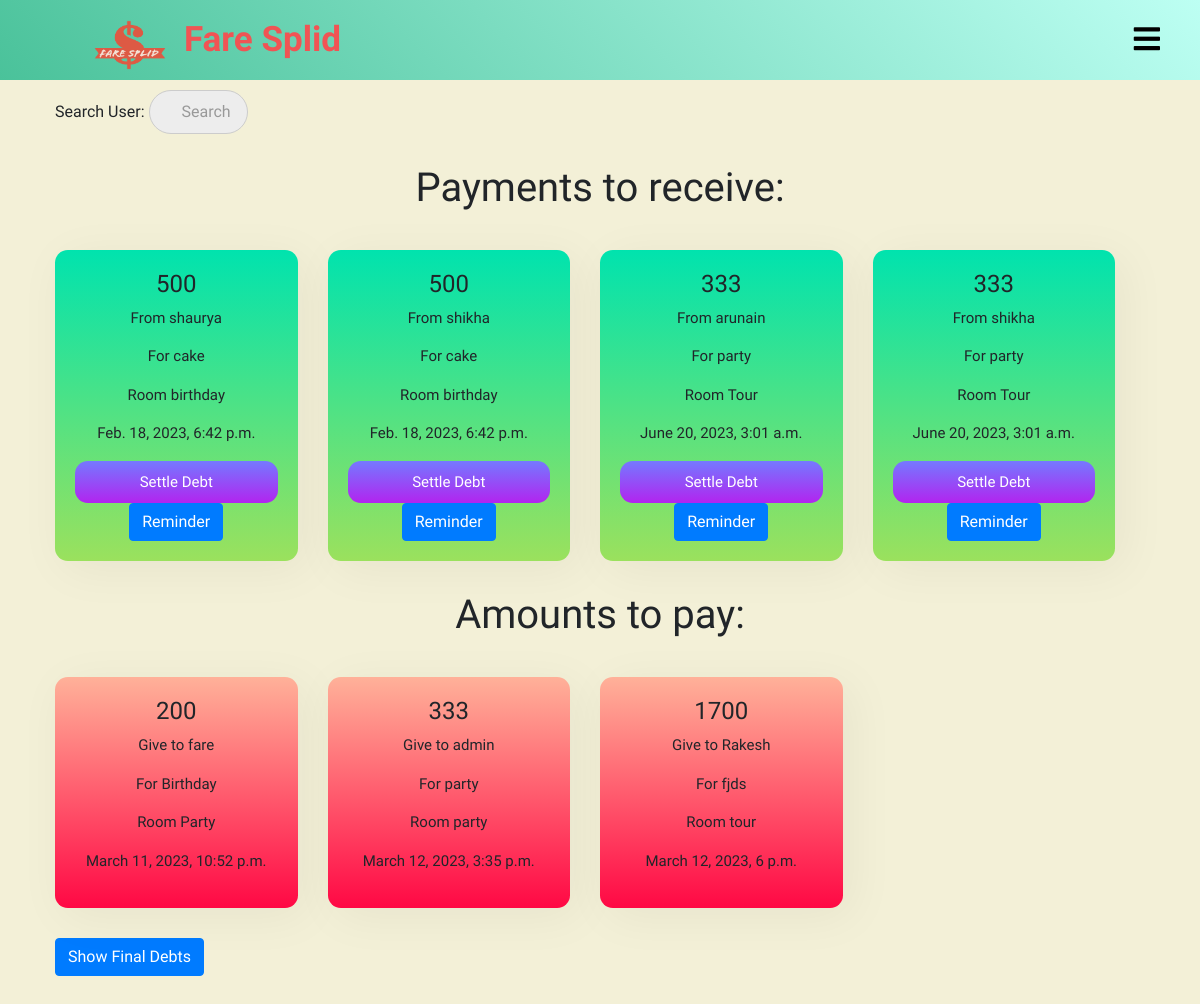
Screenshot of /splitter/my_debts/ (signed in) with the database file from the repository.
### splitter/models.py (models this page shows, shortened)
class debt(models.Model):
    room = models.ForeignKey(room,on_delete = models.CASCADE, related_name = 'room_debts')
    transaction = models.ForeignKey(transaction, on_delete = models.CASCADE, related_name = 'transactions_debt')
    sender = models.ForeignKey(User, on_delete = models.CASCADE, related_name = 'transaction_sender')
    receiver = models.ForeignKey(User, on_delete= models.CASCADE, related_name = 'transaction_receiver')
    amount = models.IntegerField()

class User(AbstractUser):
    pass

class transaction(models.Model):
    room = models.ForeignKey(room, on_delete = models.CASCADE, related_name = 'room_transaction')
    amount = models.IntegerField()
    reason = models.CharField(max_length = 250)
    created_at = models.DateTimeField(auto_now=True)
    payer = models.ForeignKey(User, on_delete = models.CASCADE, related_name = 'transaction_payer')
    splitters = models.ManyToManyField(User, related_name = "transaction_members")

class room(models.Model):
    creater = models.ForeignKey(User,on_delete=models.CASCADE,related_name="creater")
    name = models.CharField(max_length=250)
    members = models.ManyToManyField(User,through="room_members")

### splitter/views.py (the view, shortened to what this page needs)
# urls.py: path('my_debts/',views.my_debts,name="my_debts"),
def my_debts(request):
    income = debt.objects.filter(receiver=request.user)
    expense = debt.objects.filter(sender=request.user)
    query = request.GET.get("q", None)
    return render(request,'splitter/my_debts.html',{'incomes':income,'expenses':expense})

### templates/splitter/my_debts.html (shortened to what this page needs)
{% extends 'splitter/base.html' %}
{% load static %}
{% block css %}
  <link rel="stylesheet" href="{% static 'css/mysearchbar.css' %}">
  <link rel="stylesheet" href="{% static 'css/my_debts.css' %}">
{% endblock %}
{% block content %}
<div class="container">
  <div class="my-debts-info">
    <form method='GET' action="{% url 'splitter:my_debts' %}">
      <p>Search User: <input type='search' name='q' placeholder='Search'></p>
    </form>
    <div class="my-debts-income">
      <h1>Payments to receive:</h1>
      <div class="row">
         {% if incomes.count == 0 %}
         <h4>No payments to receive!!!</h4>
         {% else %}
        {% for income in incomes %}
        <div class="col-lg-3 col-md-4 col-sm-6 col-12">
          <div class="my-debts-income-info">
            <h4>{{ income.amount }}</h4>
            <p>From {{ income.sender.username }}</p>
            <p>For {{ income.transaction.reason }}</p>
            <p>Room {{ income.room.name }}</p>
            <p>{{ income.transaction.created_at }}</p>
            <a href="{% url 'splitter:delete_debt' pk=income.pk %}" data-target="#{{ income.sender.username }}_{{ income.pk }}" data-toggle="modal">
              <div class="settle-debt-button">
                  Settle Debt
              </div>
            </a>
            <a href = "{% url 'splitter:remainder' income.sender.username income.amount %}">
              <div class="btn btn-primary">Reminder</div>
            </a>
          </div>
        </div>
        {% endfor %}
        {% endif %}
      </div>
    </div>
    <div class="my-debts-expense">
      <h1>Amounts to pay:</h1>
      <div class="row">
        {% if expenses.count == 0 %}
        <h4>No amounts to pay!!!</h4>
        {% else %}
        {% for expense in expenses %}
        <div class="col-lg-3 col-md-4 col-sm-6 col-12">
          <div class="my-debts-expense-info">
            <h4>{{ expense.amount }}</h4>
            <p>Give to {{ expense.receiver.username }}</p>
            <p>For {{ expense.transaction.reason }}</p>
            <p>Room {{ expense.room.name }}</p>
            <p>{{ expense.transaction.created_at }}</p>
          </div>
        </div>
        {% endfor %}
        {% endif %}
      </div>
    </div>
    <a href="{% url 'splitter:final_settlements' %}" class="btn btn-primary final-debts-button">Show Final Debts</a>
  </div>
  </div>
{% endblock %}

### templates/splitter/base.html (shortened to what this page needs)
{% load static %}
<!DOCTYPE html>
<html lang="en" dir="ltr">
  <head>
    <link rel="stylesheet" href="https://stackpath.bootstrapcdn.com/bootstrap/4.5.0/css/bootstrap.min.css">
    <link rel="stylesheet" href="https://pro.fontawesome.com/releases/v5.10.0/css/all.css">
  	<link href="https://unpkg.com/aos@2.3.1/dist/aos.css" rel="stylesheet">
    <link rel="stylesheet" href="{% static 'css/home_page.css' %}">
    {% block css %}
    {% endblock %}
    {% load bootstrap4 %}
    {% bootstrap_css %}
  </head>
  <body>
    <nav class ="navBar" style=" background: linear-gradient(45deg, #4AC29A , #BDFFF3 );">
      <label for="check" class="checkbtn">
        <i class="fas fa-bars"></i>
      </label>
      <a href="{% url 'home' %}">
      <label class="logoimg"> <img src="{% static '\images\akshat.copy.png' %}" alt=""> </label>
      <label class="logo" style=" color: #F05454;">Fare Splid</label>
      </a>
    </nav>
    {% block content %}
    {% endblock %}
    </body>
</html>

### static/css/home_page.css (style rules this page uses)
* { padding: 0; margin: 0; text-decoration: none; list-style: none; box-sizing: border-box; font-family: 'Merienda One', cursive; }
body,html { overflow-x: hidden; }
:root { var(--IndianRed): #db575b; var(--Aqua): #99ffe4; var(--MiddleBlue): #88cfd3; var(--SteelBlue): #578bb2; var(--BdazzledBlue): #345c98; var(--DarkButton): linear-gradient(to top, #30cfd0 0%, #330867 100%); var(--LightButton): linear-gradient(to top, #48c6ef 0%, #6f86d6 100%); var(--RedButton): linear-gradient(45deg, #874da2 0%, #c43a30 100%); }
nav { background: white; position: sticky; height: 80px; width: 100%; color: white; top: 0; z-index: 100; margin: 0px; }
label.logo { vertical-align: top; font-size: 35px; line-height: 80px; font-weight: bold; color: black; margin: 0; }
label.logoimg { margin-left: 80px; }
label.logoimg img { height: 100px; width: 100px; }
.checkbtn { font-size: 30px; color: black; float: right; line-height: 80px; margin-right: 40px; cursor: pointer; display: none; }
.logoimg { height: 100px; width: 100px; }
@media only screen and (max-width: 1350px) { .checkbtn { display: block; } }

### static/css/my_debts.css (style rules this page uses)
* { margin: 0; padding: 0; }
body,html { margin: 0px; padding: 0; }
.my-debts-info { margin: 0; margin-bottom: 20px; padding: 10px; }
.my-debts-info .my-debts-income { text-align: center; margin: 30px 0px; justify-content: center; }
.my-debts-info .my-debts-expense { text-align: center; margin: 30px 0px; justify-content: center; }
.my-debts-info .my-debts-income .row { width: 100%; }
.my-debts-info .my-debts-expense .row { width: 100%; }
.my-debts-income-info { margin-top: 30px; padding: 20px; box-shadow: .5rem .5rem 3rem 1px rgba(0,0,0,.05); background-image: linear-gradient(to top, #9be15d 0%, #00e3ae 100%); border-radius: .8rem; text-align: center; font-size: 15px; }
.my-debts-expense-info { margin-top: 30px; padding: 20px; box-shadow: .5rem .5rem 3rem 1px rgba(0,0,0,.05); background-image: linear-gradient(to top, #ff0844 0%, #ffb199 100%); border-radius: .8rem; text-align: center; font-size: 15px; }
.my-debts-income-info .settle-debt-button { width: 100%; background-image: linear-gradient(to top, #b224ef 0%, #7579ff 100%); text-align: center; padding: 10px 0px; color: white; text-decoration: none; border-radius: .8rem; }

### templates/splitter/base.html (style rules this page uses)
body { background-color: #F3F0D7; }
label.logo { vertical-align: center; font-size: 35px; line-height: 80px; font-weight: bold; color: black; margin: 0; }
label.logoimg { margin-left: 80px; margin-top: 0px; }
label.logoimg img { height: 90px; width: 100px; }

### rows the page displays
debt: amount "500", sender.username "shaurya", transaction.reason "cake", room.name "birthday", transaction.created_at "Feb. 18, 2023, 6:42 p.m."
debt: amount "500", sender.username "shikha", transaction.reason "cake", room.name "birthday", transaction.created_at "Feb. 18, 2023, 6:42 p.m."
debt: amount "333", sender.username "arunain", transaction.reason "party", room.name "Tour", transaction.created_at "June 20, 2023, 3:01 a.m."
debt: amount "333", sender.username "shikha", transaction.reason "party", room.name "Tour", transaction.created_at "June 20, 2023, 3:01 a.m."
debt: amount "200", receiver.username "fare", transaction.reason "Birthday", room.name "Party", transaction.created_at "March 11, 2023, 10:52 p.m."
debt: amount "333", receiver.username "admin", transaction.reason "party", room.name "party", transaction.created_at "March 12, 2023, 3:35 p.m."
debt: amount "1700", receiver.username "Rakesh", transaction.reason "fjds", room.name "tour", transaction.created_at "March 12, 2023, 6 p.m."
